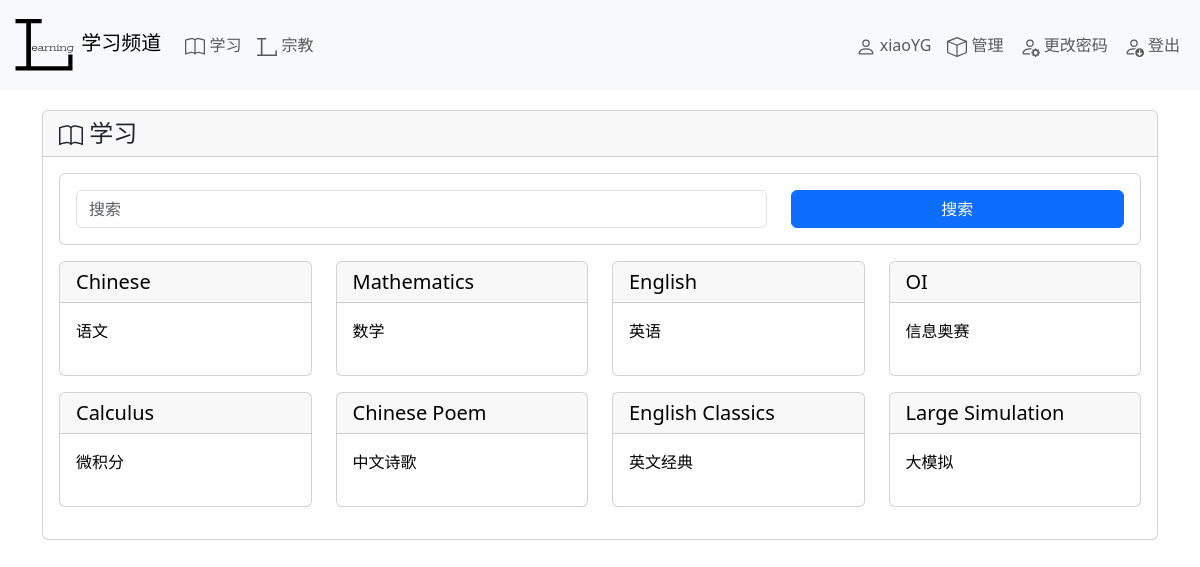
Screenshot of /learning/ (signed in) with the database file from the repository.
### learning/models.py (models this page shows, shortened)
class Channel(models.Model):
    title = models.SlugField(max_length=20, primary_key=True)
    introduction = models.TextField()
    class Meta:
        verbose_name = '频道'
        verbose_name_plural = '频道'

### learning/views.py (the view)
# urls.py: path('', views.index_view, name='index'),
@login_required
def index_view(request):
    channels = []
    for channel in Channel.objects.all():
        channels.append({
            'title': channel.title,
            'title_show': channel.title.replace('-', ' '),
            'introduction': to_markdown(channel.introduction),
        })
    context = {
        'channels': channels,
    }
    return render(request, 'learning/index.html', context=context)

### learning/views.py (called while the page is built)
def to_markdown(text):
    return markdown.markdown(html.escape(text.strip()))

### religion/context_processors.py (called while the page is built)
def judge(request):
    user = request.user
    is_allowed = False
    for token in Token.objects.all():
        if token.owner == user and token.effective:
            is_allowed = True
    context = {
        'is_allowed': is_allowed,
    }
    return context

### learning/templates/learning/index.html (shortened to what this page needs)
{% extends "index/base.html" %}
{% block content %}
<div class="card" style="margin-top: 20px;">
  <h4 class="card-header">
    学习
  </h4>
  <div class="card-body">
    {% if channels %}
    <form action="{% url 'learning:search' %}" method="get">
      <div class="card card-body mb-3">
        <div class="row">
          <div class="col-8">
              <input type="search" class="form-control" id="search" name="search" placeholder="搜索">
          </div>
          <div class="col-4">
            <div class="d-grid">
              <button class="btn btn-primary" type="submit">搜索</button>
            </div>
          </div>
        </div>
      </div>
    </form>
    <div class="row">
      {% for channel in channels %}
      <div class="col-3 mb-3">
        <a href="{% url 'learning:channel' channel.title %}"
           class="card text-decoration-none text-black h-100">
          <h5 class="card-header">
            {{ channel.title_show }}
          </h5>
          <div class="card-body">
            {{ channel.introduction|safe }}
          </div>
        </a>
      </div>
      {% endfor %}
    </div>
    {% endif %}
  </div>
</div>
{% endblock %}

### index/templates/index/base.html (shortened to what this page needs)
<!DOCTYPE html>
{% load static %}
<html lang="zh">
  <head>
    <link href="{% static 'index/css/bootstrap.min.css' %}" rel="stylesheet">
  </head>
  <body>
    <nav class="navbar navbar-expand-lg bg-body-tertiary">
      <div class="container-fluid">
        <a class="navbar-brand" href="{% url 'index:index' %}">
          学习频道
        </a>
        <div class="collapse navbar-collapse" id="navbar">
          <ul class="navbar-nav me-auto mb-2 mb-lg-0">
            <li class="nav-item">
              <a class="nav-link" href="{% url 'learning:index' %}">
                学习
              </a>
            </li>
            {% if is_allowed %}
            <li class="nav-item">
              <a class="nav-link" href="{% url 'religion:index' %}">
                <svg width="20" height="20" viewBox="0 0 90 81" fill="currentColor" xmlns="http://www.w3.org/2000/svg">
                  <path d="M0.46875 0.492188H41.3672V7.05469H24.6094V74.1445H82.9102V55.6875H89.5312V81H0.46875V74.3789H17.2852V7.05469H0.46875V0.492188Z"/>
                </svg>
                宗教
              </a>
            </li>
            {% endif %}
          </ul>
          <ul class="navbar-nav ms-auto mb-3 mb-lg-0">
            {% if user.is_authenticated %}
            <li class="nav-item">
              <a class="nav-link" href="{% url 'user:user' user.username %}">
                {{ user.username }}
              </a>
            </li>
            {% if user.is_staff %}
            <li class="nav-item">
              <a class="nav-link" href="{% url 'admin:index' %}">
                管理
              </a>
            </li>
            {% endif %}
            <li class="nav-item">
              <a class="nav-link"
                 href="{% url 'authentication:change-password' %}">
                更改密码
              </a>
            </li>
            <li class="nav-item">
              <form action="{% url 'authentication:logout' %}" method="get" id="logout-form">
                <a class="nav-link" id="logout-link" href="#">
                  登出
                </a>
              </form>
            </li>
            {% endif %}
          </ul>
        </div>
      </div>
    </nav>
    <div class="container">
      {% block content %}{% endblock %}
    </div>
  </body>
</html>

### rows the page displays
Channel: title_show "Chinese"
Channel: title_show "Mathematics"
Channel: title_show "English"
Channel: title_show "OI"
Channel: title_show "Calculus"

### other values shown
{{ user.username }} "xiaoYG"
{{ channel.introduction|safe }} "语文" "数学" "英语" "信息奥赛" "微积分" "中文诗歌" "英文经典" "大模拟"
{{ channel.title_show }} "Chinese Poem" "English Classics" "Large Simulation"
